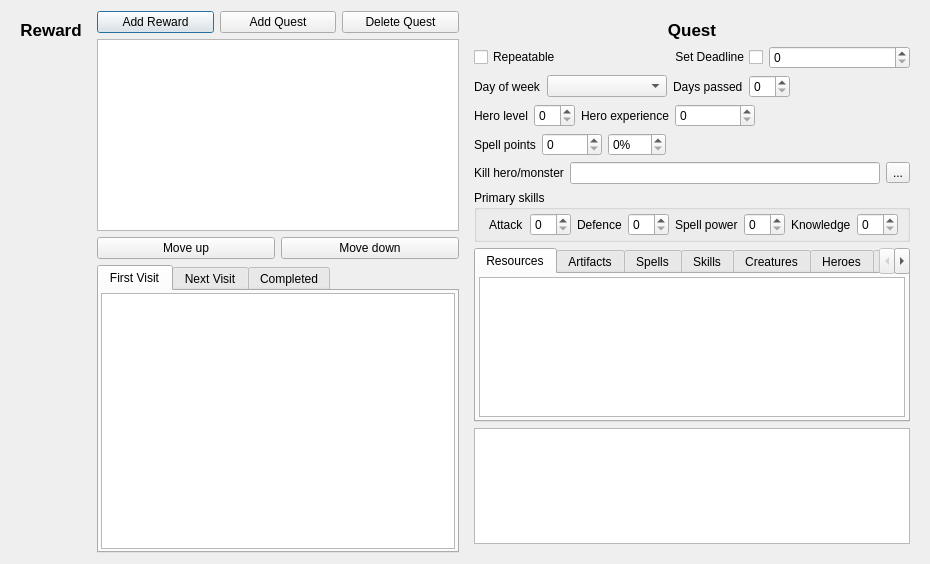
<?xml version="1.0" encoding="UTF-8"?>
<ui version="4.0">
 <class>QuestWidget</class>
 <widget class="QDialog" name="QuestWidget">
  <property name="windowModality">
   <enum>Qt::WindowModality::NonModal</enum>
  </property>
  <property name="geometry">
   <rect>
    <x>0</x>
    <y>0</y>
    <width>930</width>
    <height>564</height>
   </rect>
  </property>
  <property name="windowTitle">
   <string>Missions</string>
  </property>
  <property name="modal">
   <bool>true</bool>
  </property>
  <layout class="QHBoxLayout" name="horizontalLayout">
   <item>
    <widget class="QWidget" name="rewardContainer" native="true">
     <layout class="QVBoxLayout" name="rewardsLayout">
      <item>
       <widget class="QLabel" name="rewardLabel">
        <property name="font">
         <font>
          <pointsize>13</pointsize>
          <bold>true</bold>
         </font>
        </property>
        <property name="text">
         <string>Reward</string>
        </property>
        <property name="alignment">
         <set>Qt::AlignmentFlag::AlignHCenter|Qt::AlignmentFlag::AlignTop</set>
        </property>
       </widget>
      </item>
     </layout>
    </widget>
   </item>
   <item>
    <layout class="QVBoxLayout" name="verticalLayout_3">
     <item>
      <layout class="QHBoxLayout" name="horizontalLayout_9">
       <item>
        <widget class="QPushButton" name="rewardButton">
         <property name="text">
          <string>Add Reward</string>
         </property>
        </widget>
       </item>
       <item>
        <widget class="QPushButton" name="addQuestButton">
         <property name="text">
          <string>Add Quest</string>
         </property>
        </widget>
       </item>
       <item>
        <widget class="QPushButton" name="deleteQuestButton">
         <property name="text">
          <string>Delete Quest</string>
         </property>
        </widget>
       </item>
      </layout>
     </item>
     <item>
      <widget class="QListWidget" name="questsList">
       <property name="sizePolicy">
        <sizepolicy hsizetype="Preferred" vsizetype="Minimum">
         <horstretch>0</horstretch>
         <verstretch>0</verstretch>
        </sizepolicy>
       </property>
       <property name="minimumSize">
        <size>
         <width>0</width>
         <height>100</height>
        </size>
       </property>
      </widget>
     </item>
     <item>
      <layout class="QHBoxLayout" name="horizontalLayout_10">
       <item>
        <widget class="QPushButton" name="moveUpButton">
         <property name="text">
          <string>Move up</string>
         </property>
        </widget>
       </item>
       <item>
        <widget class="QPushButton" name="moveDownButton">
         <property name="text">
          <string>Move down</string>
         </property>
        </widget>
       </item>
      </layout>
     </item>
     <item>
      <widget class="QTabWidget" name="textsWidget">
       <property name="currentIndex">
        <number>0</number>
       </property>
       <widget class="QWidget" name="FirstVisitTab">
        <attribute name="title">
         <string>First Visit</string>
        </attribute>
        <layout class="QVBoxLayout" name="verticalLayout_2">
         <property name="leftMargin">
          <number>2</number>
         </property>
         <property name="topMargin">
          <number>2</number>
         </property>
         <property name="rightMargin">
          <number>2</number>
         </property>
         <property name="bottomMargin">
          <number>2</number>
         </property>
         <item>
          <widget class="QTextEdit" name="firstVisitText"/>
         </item>
        </layout>
       </widget>
       <widget class="QWidget" name="nextVisitTab">
        <property name="sizePolicy">
         <sizepolicy hsizetype="Expanding" vsizetype="Expanding">
          <horstretch>0</horstretch>
          <verstretch>0</verstretch>
         </sizepolicy>
        </property>
        <attribute name="title">
         <string>Next Visit</string>
        </attribute>
        <layout class="QVBoxLayout" name="verticalLayout_4">
         <property name="leftMargin">
          <number>2</number>
         </property>
         <property name="topMargin">
          <number>2</number>
         </property>
         <property name="rightMargin">
          <number>2</number>
         </property>
         <property name="bottomMargin">
          <number>2</number>
         </property>
         <item>
          <widget class="QTextEdit" name="nextVisitText"/>
         </item>
        </layout>
       </widget>
       <widget class="QWidget" name="completedTab">
        <attribute name="title">
         <string>Completed</string>
        </attribute>
        <layout class="QVBoxLayout" name="verticalLayout_6">
         <property name="leftMargin">
          <number>2</number>
         </property>
         <property name="topMargin">
          <number>2</number>
         </property>
         <property name="rightMargin">
          <number>2</number>
         </property>
         <property name="bottomMargin">
          <number>2</number>
         </property>
         <item>
          <widget class="QTextEdit" name="completedText"/>
         </item>
        </layout>
       </widget>
      </widget>
     </item>
    </layout>
   </item>
   <item>
    <widget class="QWidget" name="QuestSettings" native="true">
     <layout class="QVBoxLayout" name="verticalLayout_5">
      <item>
       <widget class="QLabel" name="questLabel">
        <property name="font">
         <font>
          <pointsize>13</pointsize>
          <bold>true</bold>
         </font>
        </property>
        <property name="text">
         <string>Quest</string>
        </property>
        <property name="scaledContents">
         <bool>false</bool>
        </property>
        <property name="alignment">
         <set>Qt::AlignmentFlag::AlignCenter</set>
        </property>
       </widget>
      </item>
      <item>
       <layout class="QHBoxLayout" name="horizontalLayout_7">
        <item>
         <widget class="QCheckBox" name="repetableCheckbox">
          <property name="text">
           <string>Repeatable</string>
          </property>
         </widget>
        </item>
        <item>
         <widget class="QCheckBox" name="deadlineCheckbox">
          <property name="layoutDirection">
           <enum>Qt::LayoutDirection::RightToLeft</enum>
          </property>
          <property name="text">
           <string>Set Deadline</string>
          </property>
          <property name="checked">
           <bool>false</bool>
          </property>
         </widget>
        </item>
        <item>
         <widget class="QSpinBox" name="deadlineSpinbox">
          <property name="value">
           <number>0</number>
          </property>
         </widget>
        </item>
       </layout>
      </item>
      <item>
       <layout class="QHBoxLayout" name="horizontalLayout_18">
        <item>
         <widget class="QLabel" name="label_24">
          <property name="text">
           <string>Day of week</string>
          </property>
         </widget>
        </item>
        <item>
         <widget class="QComboBox" name="lDayOfWeek">
          <property name="minimumSize">
           <size>
            <width>120</width>
            <height>0</height>
           </size>
          </property>
         </widget>
        </item>
        <item>
         <widget class="QLabel" name="label_25">
          <property name="text">
           <string>Days passed</string>
          </property>
         </widget>
        </item>
        <item>
         <widget class="QSpinBox" name="lDaysPassed">
          <property name="minimumSize">
           <size>
            <width>20</width>
            <height>0</height>
           </size>
          </property>
         </widget>
        </item>
        <item>
         <spacer name="horizontalSpacer_7">
          <property name="orientation">
           <enum>Qt::Orientation::Horizontal</enum>
          </property>
          <property name="sizeHint" stdset="0">
           <size>
            <width>40</width>
            <height>20</height>
           </size>
          </property>
         </spacer>
        </item>
       </layout>
      </item>
      <item>
       <layout class="QHBoxLayout" name="horizontalLayout_19">
        <item>
         <widget class="QLabel" name="label_26">
          <property name="text">
           <string>Hero level</string>
          </property>
         </widget>
        </item>
        <item>
         <widget class="QSpinBox" name="lHeroLevel">
          <property name="minimumSize">
           <size>
            <width>40</width>
            <height>0</height>
           </size>
          </property>
         </widget>
        </item>
        <item>
         <widget class="QLabel" name="label_27">
          <property name="text">
           <string>Hero experience</string>
          </property>
         </widget>
        </item>
        <item>
         <widget class="QSpinBox" name="lHeroExperience">
          <property name="minimumSize">
           <size>
            <width>80</width>
            <height>0</height>
           </size>
          </property>
          <property name="maximum">
           <number>100000</number>
          </property>
          <property name="singleStep">
           <number>100</number>
          </property>
         </widget>
        </item>
        <item>
         <spacer name="horizontalSpacer_8">
          <property name="orientation">
           <enum>Qt::Orientation::Horizontal</enum>
          </property>
          <property name="sizeHint" stdset="0">
           <size>
            <width>40</width>
            <height>20</height>
           </size>
          </property>
         </spacer>
        </item>
       </layout>
      </item>
      <item>
       <layout class="QHBoxLayout" name="horizontalLayout_20">
        <item>
         <widget class="QLabel" name="label_28">
          <property name="text">
           <string>Spell points</string>
          </property>
         </widget>
        </item>
        <item>
         <widget class="QSpinBox" name="lManaPoints">
          <property name="minimumSize">
           <size>
            <width>60</width>
            <height>0</height>
           </size>
          </property>
          <property name="maximum">
           <number>999</number>
          </property>
         </widget>
        </item>
        <item>
         <widget class="QSpinBox" name="lManaPercentage">
          <property name="suffix">
           <string>%</string>
          </property>
          <property name="maximum">
           <number>100</number>
          </property>
         </widget>
        </item>
        <item>
         <spacer name="horizontalSpacer_2">
          <property name="orientation">
           <enum>Qt::Orientation::Horizontal</enum>
          </property>
          <property name="sizeHint" stdset="0">
           <size>
            <width>40</width>
            <height>20</height>
           </size>
          </property>
         </spacer>
        </item>
       </layout>
      </item>
      <item>
       <layout class="QHBoxLayout" name="horizontalLayout_21">
        <item>
         <widget class="QLabel" name="label_2">
          <property name="text">
           <string>Kill hero/monster</string>
          </property>
         </widget>
        </item>
        <item>
         <widget class="QLineEdit" name="lKillTarget">
          <property name="readOnly">
           <bool>true</bool>
          </property>
         </widget>
        </item>
        <item>
         <widget class="QToolButton" name="lKillTargetSelect">
          <property name="text">
           <string>...</string>
          </property>
         </widget>
        </item>
       </layout>
      </item>
      <item>
       <widget class="QGroupBox" name="groupBox">
        <property name="title">
         <string>Primary skills</string>
        </property>
        <layout class="QHBoxLayout" name="horizontalLayout_22">
         <property name="leftMargin">
          <number>12</number>
         </property>
         <property name="topMargin">
          <number>3</number>
         </property>
         <property name="bottomMargin">
          <number>3</number>
         </property>
         <item>
          <widget class="QLabel" name="label_29">
           <property name="text">
            <string>Attack</string>
           </property>
          </widget>
         </item>
         <item>
          <widget class="QSpinBox" name="lAttack"/>
         </item>
         <item>
          <widget class="QLabel" name="label_30">
           <property name="text">
            <string>Defence</string>
           </property>
          </widget>
         </item>
         <item>
          <widget class="QSpinBox" name="lDefence"/>
         </item>
         <item>
          <widget class="QLabel" name="label_31">
           <property name="text">
            <string>Spell power</string>
           </property>
          </widget>
         </item>
         <item>
          <widget class="QSpinBox" name="lPower"/>
         </item>
         <item>
          <widget class="QLabel" name="label_32">
           <property name="text">
            <string>Knowledge</string>
           </property>
          </widget>
         </item>
         <item>
          <widget class="QSpinBox" name="lKnowledge"/>
         </item>
        </layout>
       </widget>
      </item>
      <item>
       <widget class="QTabWidget" name="questRequirementsTab">
        <property name="layoutDirection">
         <enum>Qt::LayoutDirection::LeftToRight</enum>
        </property>
        <property name="tabPosition">
         <enum>QTabWidget::TabPosition::North</enum>
        </property>
        <property name="tabShape">
         <enum>QTabWidget::TabShape::Rounded</enum>
        </property>
        <property name="currentIndex">
         <number>0</number>
        </property>
        <property name="elideMode">
         <enum>Qt::TextElideMode::ElideNone</enum>
        </property>
        <property name="usesScrollButtons">
         <bool>true</bool>
        </property>
        <property name="documentMode">
         <bool>false</bool>
        </property>
        <property name="tabBarAutoHide">
         <bool>true</bool>
        </property>
        <widget class="QWidget" name="resourcesTab">
         <attribute name="title">
          <string>Resources</string>
         </attribute>
         <layout class="QHBoxLayout" name="horizontalLayout_2">
          <property name="leftMargin">
           <number>3</number>
          </property>
          <property name="topMargin">
           <number>3</number>
          </property>
          <property name="rightMargin">
           <number>3</number>
          </property>
          <property name="bottomMargin">
           <number>3</number>
          </property>
          <item>
           <widget class="QTableWidget" name="lResources">
            <property name="editTriggers">
             <set>QAbstractItemView::EditTrigger::NoEditTriggers</set>
            </property>
            <property name="selectionMode">
             <enum>QAbstractItemView::SelectionMode::NoSelection</enum>
            </property>
            <property name="columnCount">
             <number>2</number>
            </property>
            <attribute name="horizontalHeaderVisible">
             <bool>false</bool>
            </attribute>
            <attribute name="horizontalHeaderDefaultSectionSize">
             <number>180</number>
            </attribute>
            <attribute name="horizontalHeaderStretchLastSection">
             <bool>true</bool>
            </attribute>
            <attribute name="verticalHeaderVisible">
             <bool>false</bool>
            </attribute>
            <attribute name="verticalHeaderDefaultSectionSize">
             <number>24</number>
            </attribute>
            <column/>
            <column/>
           </widget>
          </item>
         </layout>
        </widget>
        <widget class="QWidget" name="artifactsTab">
         <attribute name="title">
          <string>Artifacts</string>
         </attribute>
         <layout class="QHBoxLayout" name="horizontalLayout_3">
          <property name="leftMargin">
           <number>3</number>
          </property>
          <property name="topMargin">
           <number>3</number>
          </property>
          <property name="rightMargin">
           <number>3</number>
          </property>
          <property name="bottomMargin">
           <number>3</number>
          </property>
          <item>
           <widget class="QListWidget" name="lArtifacts">
            <property name="editTriggers">
             <set>QAbstractItemView::EditTrigger::NoEditTriggers</set>
            </property>
            <property name="selectionMode">
             <enum>QAbstractItemView::SelectionMode::NoSelection</enum>
            </property>
            <property name="isWrapping" stdset="0">
             <bool>true</bool>
            </property>
           </widget>
          </item>
         </layout>
        </widget>
        <widget class="QWidget" name="spellsTab">
         <attribute name="title">
          <string>Spells</string>
         </attribute>
         <layout class="QHBoxLayout" name="horizontalLayout_4">
          <property name="leftMargin">
           <number>3</number>
          </property>
          <property name="topMargin">
           <number>3</number>
          </property>
          <property name="rightMargin">
           <number>3</number>
          </property>
          <property name="bottomMargin">
           <number>3</number>
          </property>
          <item>
           <widget class="QListWidget" name="lSpells">
            <property name="editTriggers">
             <set>QAbstractItemView::EditTrigger::NoEditTriggers</set>
            </property>
            <property name="selectionMode">
             <enum>QAbstractItemView::SelectionMode::NoSelection</enum>
            </property>
            <property name="isWrapping" stdset="0">
             <bool>true</bool>
            </property>
           </widget>
          </item>
         </layout>
        </widget>
        <widget class="QWidget" name="skillsTab">
         <attribute name="title">
          <string>Skills</string>
         </attribute>
         <layout class="QHBoxLayout" name="horizontalLayout_5">
          <property name="leftMargin">
           <number>3</number>
          </property>
          <property name="topMargin">
           <number>3</number>
          </property>
          <property name="rightMargin">
           <number>3</number>
          </property>
          <property name="bottomMargin">
           <number>3</number>
          </property>
          <item>
           <widget class="QTableWidget" name="lSkills">
            <property name="columnCount">
             <number>2</number>
            </property>
            <attribute name="horizontalHeaderVisible">
             <bool>false</bool>
            </attribute>
            <attribute name="horizontalHeaderDefaultSectionSize">
             <number>180</number>
            </attribute>
            <attribute name="verticalHeaderVisible">
             <bool>false</bool>
            </attribute>
            <attribute name="verticalHeaderDefaultSectionSize">
             <number>24</number>
            </attribute>
            <column/>
            <column/>
           </widget>
          </item>
         </layout>
        </widget>
        <widget class="QWidget" name="creaturesTab">
         <attribute name="title">
          <string>Creatures</string>
         </attribute>
         <layout class="QVBoxLayout" name="verticalLayout">
          <property name="spacing">
           <number>0</number>
          </property>
          <property name="leftMargin">
           <number>3</number>
          </property>
          <property name="topMargin">
           <number>3</number>
          </property>
          <property name="rightMargin">
           <number>3</number>
          </property>
          <property name="bottomMargin">
           <number>3</number>
          </property>
          <item>
           <layout class="QHBoxLayout" name="horizontalLayout_6">
            <item>
             <widget class="QComboBox" name="lCreatureId">
              <property name="sizePolicy">
               <sizepolicy hsizetype="Expanding" vsizetype="Fixed">
                <horstretch>0</horstretch>
                <verstretch>0</verstretch>
               </sizepolicy>
              </property>
             </widget>
            </item>
            <item>
             <widget class="QSpinBox" name="lCreatureAmount">
              <property name="minimumSize">
               <size>
                <width>60</width>
                <height>0</height>
               </size>
              </property>
              <property name="maximum">
               <number>9999</number>
              </property>
              <property name="stepType">
               <enum>QAbstractSpinBox::StepType::AdaptiveDecimalStepType</enum>
              </property>
             </widget>
            </item>
            <item>
             <widget class="QPushButton" name="lCreatureAdd">
              <property name="text">
               <string>Add</string>
              </property>
             </widget>
            </item>
            <item>
             <widget class="QPushButton" name="lCreatureRemove">
              <property name="text">
               <string>Remove</string>
              </property>
             </widget>
            </item>
           </layout>
          </item>
          <item>
           <widget class="QTableWidget" name="lCreatures">
            <property name="editTriggers">
             <set>QAbstractItemView::EditTrigger::NoEditTriggers</set>
            </property>
            <property name="selectionMode">
             <enum>QAbstractItemView::SelectionMode::MultiSelection</enum>
            </property>
            <property name="selectionBehavior">
             <enum>QAbstractItemView::SelectionBehavior::SelectRows</enum>
            </property>
            <property name="columnCount">
             <number>2</number>
            </property>
            <attribute name="horizontalHeaderVisible">
             <bool>false</bool>
            </attribute>
            <attribute name="horizontalHeaderDefaultSectionSize">
             <number>180</number>
            </attribute>
            <attribute name="verticalHeaderVisible">
             <bool>false</bool>
            </attribute>
            <attribute name="verticalHeaderDefaultSectionSize">
             <number>24</number>
            </attribute>
            <column/>
            <column/>
           </widget>
          </item>
         </layout>
        </widget>
        <widget class="QWidget" name="heroTab">
         <attribute name="title">
          <string>Heroes</string>
         </attribute>
         <layout class="QHBoxLayout" name="horizontalLayout_12">
          <property name="leftMargin">
           <number>3</number>
          </property>
          <property name="topMargin">
           <number>3</number>
          </property>
          <property name="rightMargin">
           <number>3</number>
          </property>
          <property name="bottomMargin">
           <number>3</number>
          </property>
          <item>
           <widget class="QListWidget" name="lHeroes">
            <property name="editTriggers">
             <set>QAbstractItemView::EditTrigger::NoEditTriggers</set>
            </property>
            <property name="selectionMode">
             <enum>QAbstractItemView::SelectionMode::NoSelection</enum>
            </property>
            <property name="isWrapping" stdset="0">
             <bool>true</bool>
            </property>
           </widget>
          </item>
         </layout>
        </widget>
        <widget class="QWidget" name="heroClassesTab">
         <attribute name="title">
          <string>Hero classes</string>
         </attribute>
         <layout class="QHBoxLayout" name="horizontalLayout_11">
          <property name="leftMargin">
           <number>3</number>
          </property>
          <property name="topMargin">
           <number>3</number>
          </property>
          <property name="rightMargin">
           <number>3</number>
          </property>
          <property name="bottomMargin">
           <number>3</number>
          </property>
          <item>
           <widget class="QListWidget" name="lHeroClasses">
            <property name="editTriggers">
             <set>QAbstractItemView::EditTrigger::NoEditTriggers</set>
            </property>
            <property name="selectionMode">
             <enum>QAbstractItemView::SelectionMode::NoSelection</enum>
            </property>
            <property name="isWrapping" stdset="0">
             <bool>true</bool>
            </property>
           </widget>
          </item>
         </layout>
        </widget>
        <widget class="QWidget" name="playersTab">
         <attribute name="title">
          <string>Players</string>
         </attribute>
         <layout class="QHBoxLayout" name="horizontalLayout_13">
          <property name="leftMargin">
           <number>3</number>
          </property>
          <property name="topMargin">
           <number>3</number>
          </property>
          <property name="rightMargin">
           <number>3</number>
          </property>
          <property name="bottomMargin">
           <number>3</number>
          </property>
          <item>
           <widget class="QListWidget" name="lPlayers">
            <property name="editTriggers">
             <set>QAbstractItemView::EditTrigger::NoEditTriggers</set>
            </property>
            <property name="selectionMode">
             <enum>QAbstractItemView::SelectionMode::NoSelection</enum>
            </property>
            <property name="isWrapping" stdset="0">
             <bool>true</bool>
            </property>
           </widget>
          </item>
         </layout>
        </widget>
       </widget>
      </item>
      <item>
       <widget class="QTextEdit" name="questInfo"/>
      </item>
     </layout>
    </widget>
   </item>
  </layout>
 </widget>
 <tabstops>
  <tabstop>questRequirementsTab</tabstop>
  <tabstop>lAttack</tabstop>
  <tabstop>lDefence</tabstop>
  <tabstop>lPower</tabstop>
  <tabstop>lKnowledge</tabstop>
  <tabstop>addQuestButton</tabstop>
  <tabstop>lDayOfWeek</tabstop>
  <tabstop>lDaysPassed</tabstop>
  <tabstop>lHeroLevel</tabstop>
  <tabstop>lHeroExperience</tabstop>
  <tabstop>lManaPoints</tabstop>
  <tabstop>lManaPercentage</tabstop>
  <tabstop>lKillTarget</tabstop>
  <tabstop>lKillTargetSelect</tabstop>
  <tabstop>lResources</tabstop>
  <tabstop>lArtifacts</tabstop>
  <tabstop>lSpells</tabstop>
  <tabstop>lSkills</tabstop>
  <tabstop>lCreatureId</tabstop>
  <tabstop>lCreatureAmount</tabstop>
  <tabstop>lCreatureAdd</tabstop>
  <tabstop>lCreatureRemove</tabstop>
  <tabstop>lCreatures</tabstop>
  <tabstop>lHeroClasses</tabstop>
  <tabstop>lPlayers</tabstop>
 </tabstops>
 <resources/>
 <connections/>
</ui>
